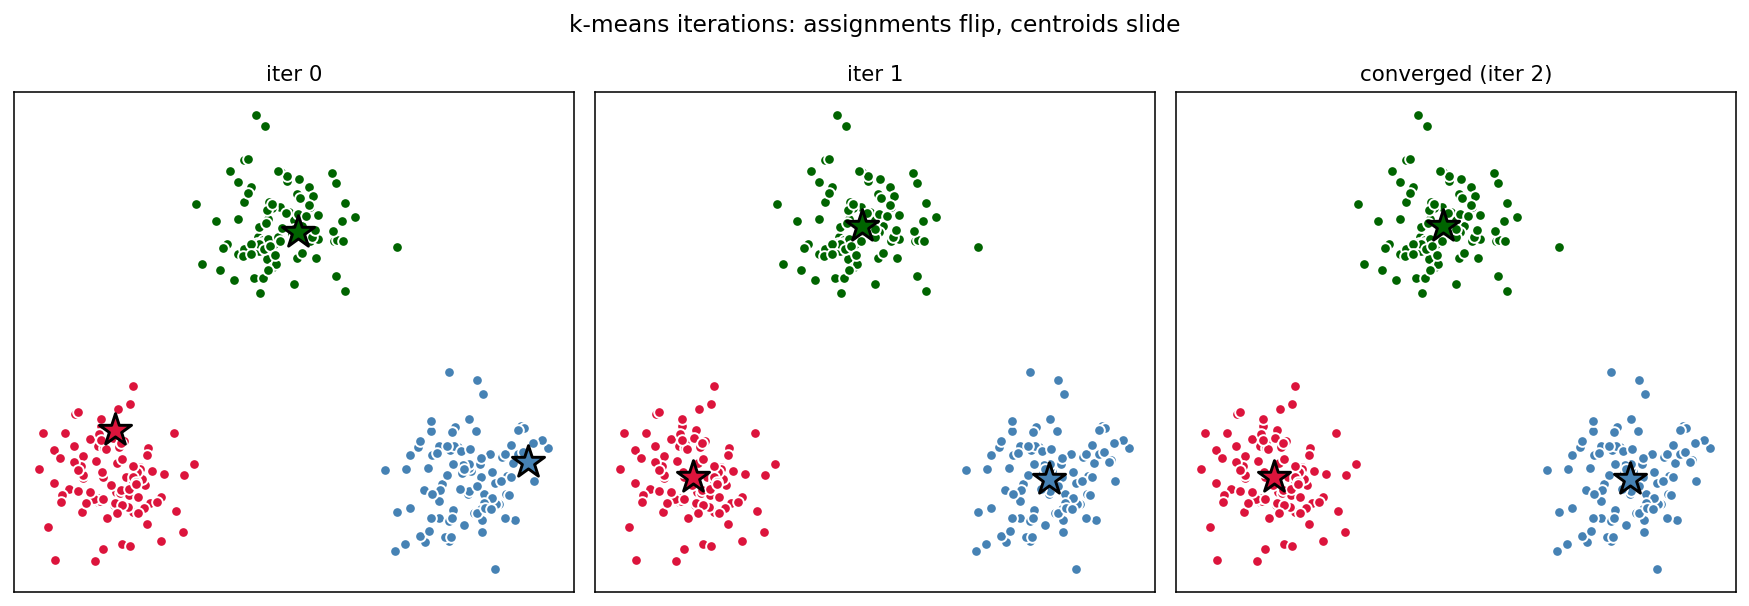

This chart was generated by the following Python code:
"""k-means iterations 0, 1, 3, final on a 3-cluster dataset.
Points are colored by current assignment; centroids drawn as stars.

Output: diagram_kmeans_iters.png
"""

import numpy as np
import matplotlib.pyplot as plt

from from_scratch import make_spherical


def run_kmeans_capture(X, K=3, seed=0):
    """Run k-means and capture (centroids, labels) after each iteration."""
    rng = np.random.default_rng(seed)
    # bad-ish init for visualization (sample 3 random points)
    centroids = X[rng.choice(X.shape[0], K, replace=False)].astype(float)
    history = []
    for _ in range(20):
        d2 = ((X[:, None, :] - centroids[None, :, :]) ** 2).sum(-1)
        labels = np.argmin(d2, axis=1)
        history.append((centroids.copy(), labels.copy()))
        new_centroids = np.array([
            X[labels == k].mean(axis=0) if (labels == k).any() else centroids[k]
            for k in range(K)
        ])
        if np.max(np.abs(new_centroids - centroids)) < 1e-6:
            history.append((new_centroids.copy(), labels.copy()))
            break
        centroids = new_centroids
    return history


def plot_one(ax, X, centroids, labels, title):
    colors = ["steelblue", "crimson", "darkgreen"]
    for k in range(3):
        mask = labels == k
        ax.scatter(X[mask, 0], X[mask, 1], c=colors[k], edgecolors="white",
                   s=30, zorder=2)
        ax.scatter(*centroids[k], marker="*", c=colors[k], edgecolors="black",
                   s=300, lw=1.5, zorder=4)
    ax.set_title(title, fontsize=11)
    ax.set_xticks([])
    ax.set_yticks([])
    ax.set_aspect("equal")


def main():
    X, _ = make_spherical(n=300, seed=2)
    history = run_kmeans_capture(X, K=3, seed=42)

    iters_to_show = [0, 1, 3, len(history) - 1]
    iters_to_show = [i for i in iters_to_show if i < len(history)]
    fig, axes = plt.subplots(1, len(iters_to_show), figsize=(4.2 * len(iters_to_show), 4.2))

    for ax, t in zip(axes, iters_to_show):
        cents, lbls = history[t]
        plot_one(ax, X, cents, lbls, f"iter {t}" if t < len(history) - 1
                 else f"converged (iter {t})")

    fig.suptitle("k-means iterations: assignments flip, centroids slide",
                 fontsize=12, y=1.02)
    fig.tight_layout()
    fig.savefig("diagram_kmeans_iters.png", dpi=140, bbox_inches="tight")
    print("wrote diagram_kmeans_iters.png")


if __name__ == "__main__":
    main()
